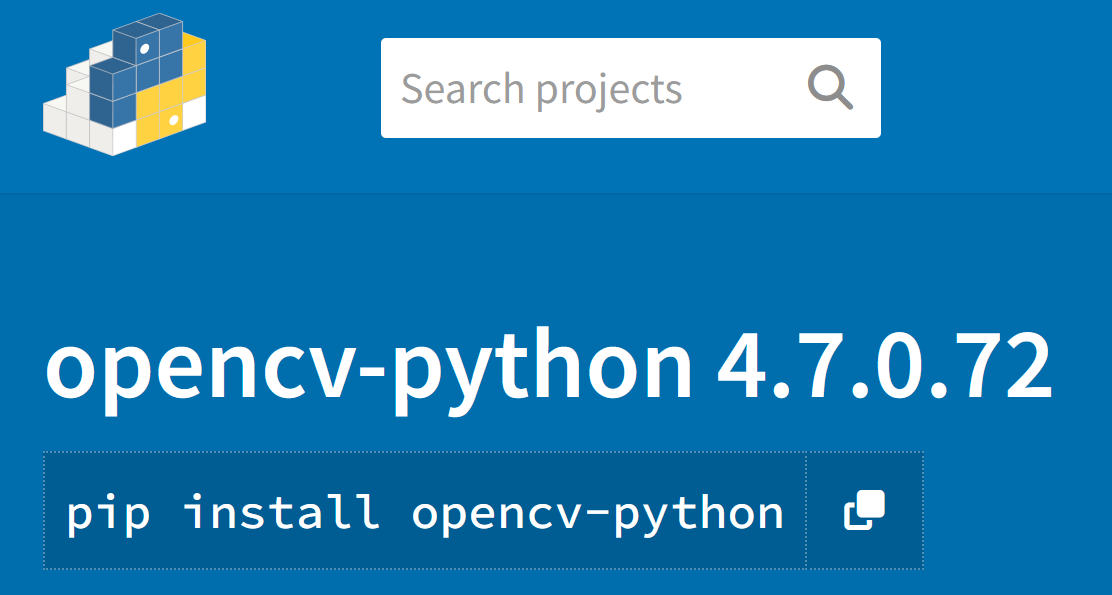
#> input picture Python.png, 1112 x 595 px; its folder holds only this picture in this run
$ python image_to_asciiiii.py Python.png 5
#> lines starting #> are read from the running program, lines starting #| are printed output that depends on the picture
import cv2
import sys, os.path

class picToAscii():

	def __init__(self ,c , argv = None):
		#to lazy to flip entire string in reverse
		res = "$@B%8&WM#*oahkbdpqwmZO0QLCJUYXzcvunxrjft/\\|()1{}[]?-_+~<>i!lI;:,\"^`'.             "
		self.res = res[::-1]
		self.name = argv
		self.clar = c


	def per(self,inte, resLen):
		return int((inte/255.0)* 100 * ((resLen-1)*0.01))


	#Checks if the file exist
	def check(self):
		usage = "python3 image_to_asciiiii.py [*.png]"
		if(not(os.path.isfile(f"./{self.name}"))):
			print(usage)
			print("no such file")
			return False
		return True

	def RGBToHEX(self,r,g,b):
		num = "0123456789abcdef"
		hexCode = ""


	#opens the image and converts to black and white
	def toAscii_BlackWhite(self, pic, f = 0, toFile = 0):
#> called with pic = 'Python.png', f = 1, toFile = 0
		if(f == 1):
			image = cv2.imread(f"{pic}")
#> image is the input picture: shape (595, 1112, 3); mean B, G, R 180.8, 127, 34.7
		else:
			image = pic
		imageBW = cv2.cvtColor(image,cv2.COLOR_BGR2GRAY)
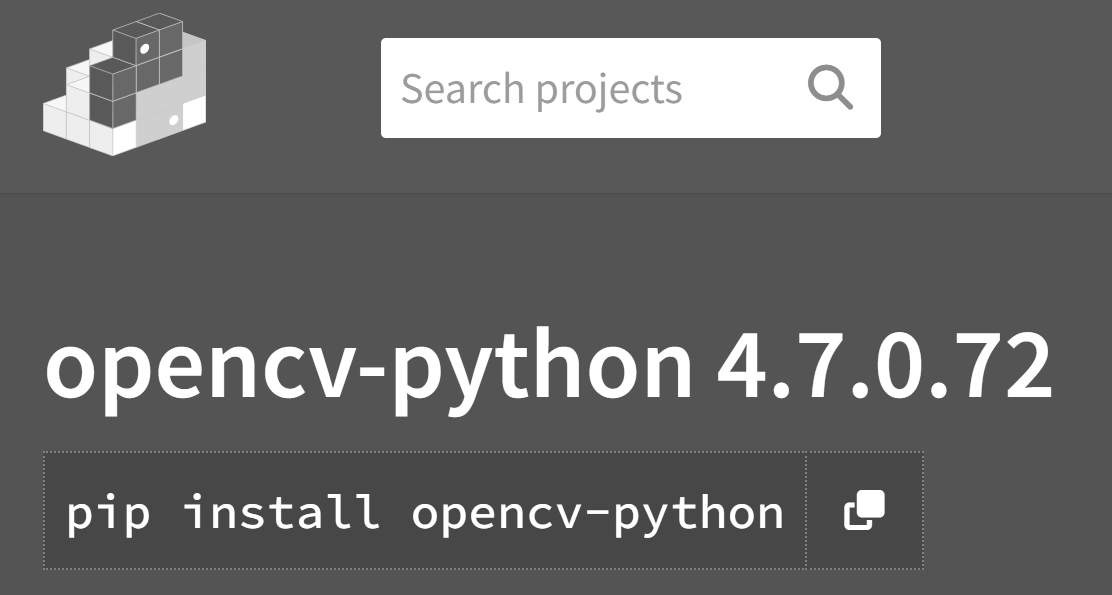
#> imageBW: shape (595, 1112); min 71, max 255, mean 105.6

		x = image.shape[0]
#> x = 595
		y = image.shape[1]
#> y = 1112

		 #ascii image res
		if(f == 1):
			fileOut = open(f'{self.name[:-4]}_ascii.txt','w') #opens file

		#prints to file by pixel intensity
		for i in range(0,x,self.clar):
			for j in range(0,y,self.clar):
				inte = int(imageBW[i,j])
				if(toFile == 1):
					print(f"{self.res[self.per(inte,len(self.res))]}",file = fileOut, end = " ")
				else:
					print(f"{self.res[self.per(inte,len(self.res))]}", end = " ")
			if(toFile == 1):
				print("",file = fileOut)
			else:
				print("")
		if(f == 1):
			fileOut.close()

	def main(self):
		if(self.check()):
			self.toAscii_BlackWhite(self.name, f = 1)

if __name__ == "__main__":
	argv_file = sys.argv[1]
	argv_clar = int(sys.argv[2])
	a = picToAscii(argv_clar, argv_file)
	a.main()
